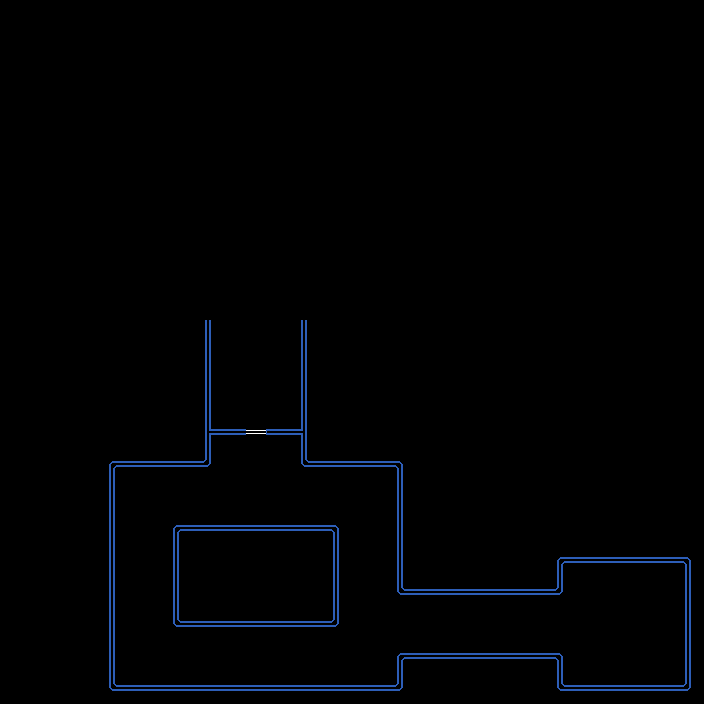

Rendered tile map (Tiled .tmx) drawn with the repository's tilesets; below, a short description and the full map source, tile grids included:
An orthogonal 22x22 tile map with 32x32 px tiles, 1 tile layer (Parede), 1 hidden layer not drawn, 2 tilesets.

<map version="1.2" tiledversion="1.2.2" orientation="orthogonal" renderorder="right-down" width="22" height="22" tilewidth="32" tileheight="32" infinite="0" nextlayerid="3" nextobjectid="1">
 <tileset firstgid="1" name="Tileset PNG.fw" tilewidth="32" tileheight="32" tilecount="144" columns="12">
  <image source="../../Images/Tileset/Tileset PNG.fw.png" width="384" height="384" />
 </tileset>
 <tileset firstgid="145" source="../ColisorImage.tsx" />
 <layer id="1" name="Parede" width="22" height="22">
  <data encoding="csv">
0,0,0,0,0,0,0,0,0,0,0,0,0,0,0,0,0,0,0,0,0,0,
0,0,0,0,0,0,0,0,0,0,0,0,0,0,0,0,0,0,0,0,0,0,
0,0,0,0,0,0,0,0,0,0,0,0,0,0,0,0,0,0,0,0,0,0,
0,0,0,0,0,0,0,0,0,0,0,0,0,0,0,0,0,0,0,0,0,0,
0,0,0,0,0,0,0,0,0,0,0,0,0,0,0,0,0,0,0,0,0,0,
0,0,0,0,0,0,0,0,0,0,0,0,0,0,0,0,0,0,0,0,0,0,
0,0,0,0,0,0,0,0,0,0,0,0,0,0,0,0,0,0,0,0,0,0,
0,0,0,0,0,0,0,0,0,0,0,0,0,0,0,0,0,0,0,0,0,0,
0,0,0,0,0,0,0,0,0,0,0,0,0,0,0,0,0,0,0,0,0,0,
0,0,0,0,0,0,0,0,0,0,0,0,0,0,0,0,0,0,0,0,0,0,
0,0,0,0,0,0,15,133,133,15,0,0,0,0,0,0,0,0,0,0,0,0,
0,0,0,0,0,0,15,133,133,15,0,0,0,0,0,0,0,0,0,0,0,0,
0,0,0,0,0,0,15,133,133,15,0,0,0,0,0,0,0,0,0,0,0,0,
0,0,0,0,0,0,16,37,39,2147483664,0,0,0,0,0,0,0,0,0,0,0,0,
0,0,0,1,2,2,27,14,133,25,2,2,3,0,0,0,0,0,0,0,0,0,
0,0,0,13,14,14,14,14,14,14,14,14,13,0,0,0,0,0,0,0,0,0,
0,0,0,13,14,1,26,26,26,26,3,14,13,0,0,0,0,0,0,0,0,0,
0,0,0,13,14,13,14,14,14,14,15,14,13,0,0,0,0,1,2,2,2,3,
0,0,0,13,14,13,14,14,14,14,15,14,25,26,26,26,26,27,14,14,14,15,
0,0,0,13,14,25,26,26,26,26,27,14,14,14,14,14,14,14,14,14,14,15,
0,0,0,13,14,14,14,14,14,14,14,14,1,2,2,2,2,3,14,14,14,15,
0,0,0,25,26,26,26,26,26,26,26,26,27,0,0,0,0,25,26,26,26,27
</data>
 </layer>
 <layer id="2" name="Colisor" width="22" height="22" visible="0" opacity="0.31">
  <data encoding="csv">
0,0,0,0,0,0,0,0,0,0,0,0,0,0,0,0,0,0,0,0,0,0,
0,0,0,0,0,0,0,0,0,0,0,0,0,0,0,0,0,0,0,0,0,0,
0,0,0,0,0,0,0,0,0,0,0,0,0,0,0,0,0,0,0,0,0,0,
0,0,0,0,0,0,0,0,0,0,0,0,0,0,0,0,0,0,0,0,0,0,
0,0,0,0,0,0,0,0,0,0,0,0,0,0,0,0,0,0,0,0,0,0,
0,0,0,0,0,0,0,0,0,0,0,0,0,0,0,0,0,0,0,0,0,0,
0,0,0,0,0,0,0,0,0,0,0,0,0,0,0,0,0,0,0,0,0,0,
0,0,0,0,0,0,0,0,0,0,0,0,0,0,0,0,0,0,0,0,0,0,
0,0,0,0,0,0,0,0,0,0,0,0,0,0,0,0,0,0,0,0,0,0,
0,0,0,0,0,0,0,0,0,0,0,0,0,0,0,0,0,0,0,0,0,0,
0,0,0,0,0,0,145,0,0,145,0,0,0,0,0,0,0,0,0,0,0,0,
0,0,0,0,0,0,145,0,0,145,0,0,0,0,0,0,0,0,0,0,0,0,
0,0,0,0,0,0,145,0,0,145,0,0,0,0,0,0,0,0,0,0,0,0,
0,0,0,0,0,0,145,0,0,145,0,0,0,0,0,0,0,0,0,0,0,0,
0,0,0,145,145,145,145,0,0,145,145,145,145,0,0,0,0,0,0,0,0,0,
0,0,0,145,0,0,0,0,0,0,0,0,145,0,0,0,0,0,0,0,0,0,
0,0,0,145,0,145,145,145,145,145,145,0,145,0,0,0,0,0,0,0,0,0,
0,0,0,145,0,145,0,0,0,0,145,0,145,0,0,0,0,145,145,145,145,145,
0,0,0,145,0,145,0,0,0,0,145,0,145,145,145,145,145,145,0,0,0,145,
0,0,0,145,0,145,145,145,145,145,145,0,0,0,0,0,0,0,0,0,0,145,
0,0,0,145,0,0,0,0,0,0,0,0,145,145,145,145,145,145,0,0,0,145,
0,0,0,145,145,145,145,145,145,145,145,145,145,0,0,0,0,145,145,145,145,145
</data>
 </layer>
</map>
